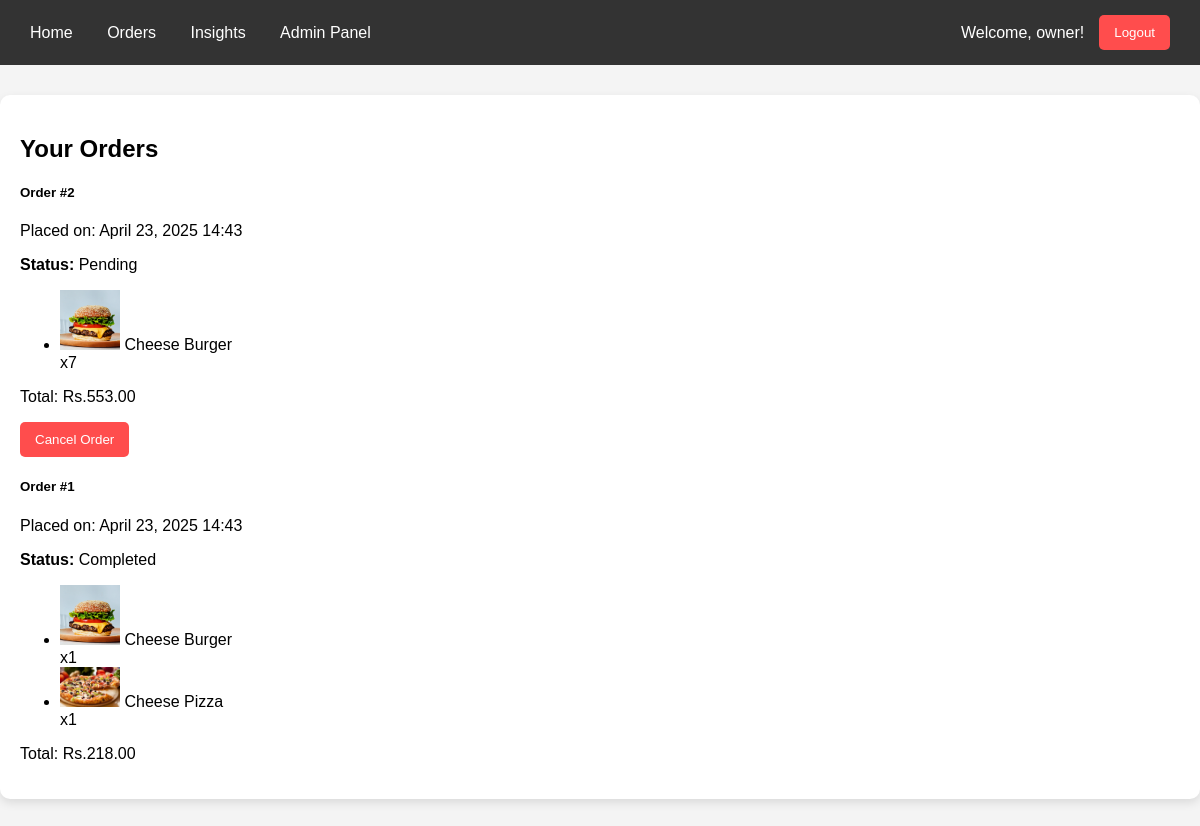
The app's page /orders/ (signed in), older data.
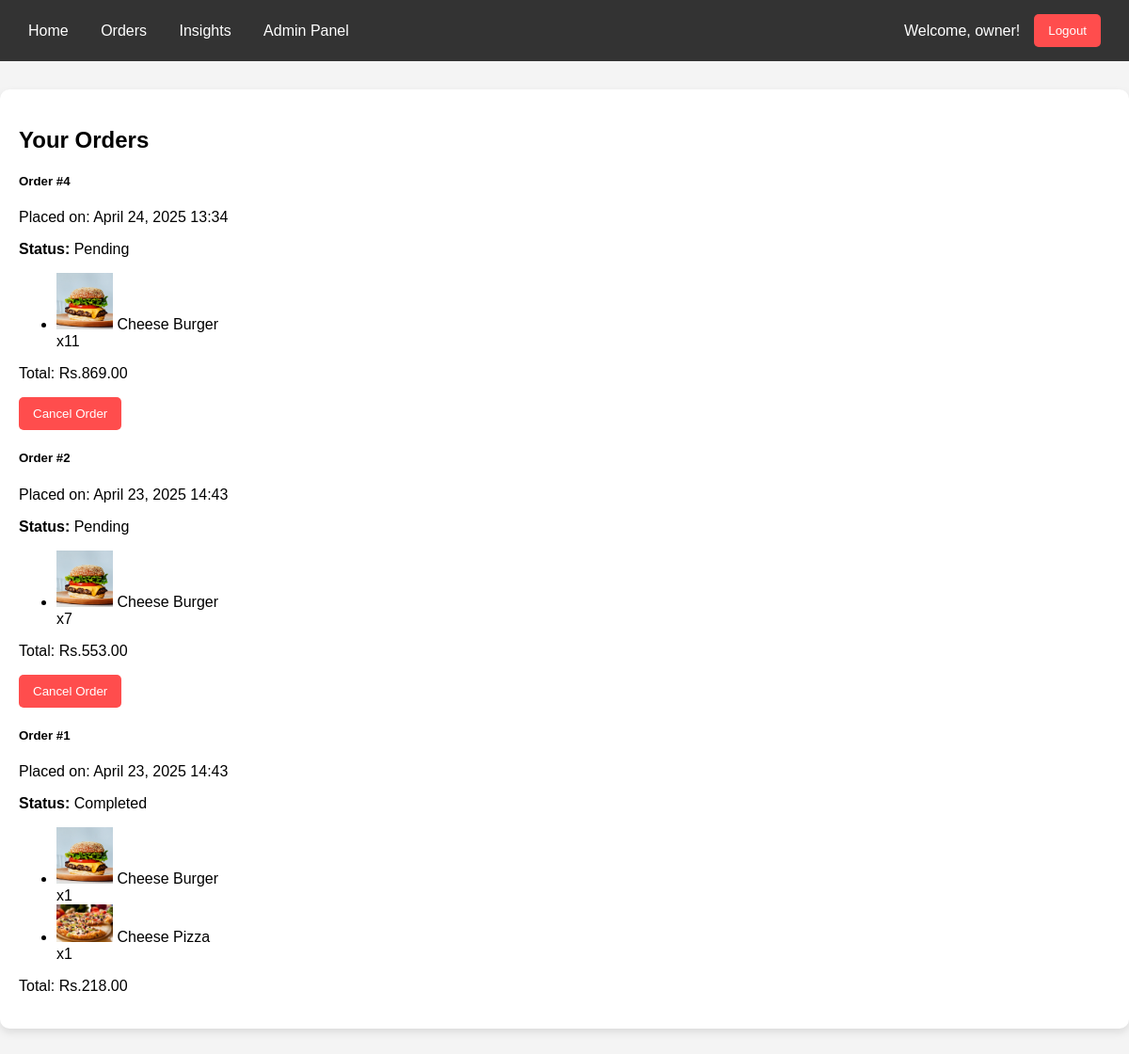
The same page, newer data.
### customer/models.py (models this page shows, shortened)
class Order(models.Model):
    STATUS_CHOICES = [
        ('Pending', 'Pending'),
        ('Completed', 'Completed'),
    ]
    customer = models.ForeignKey(User, on_delete=models.CASCADE)
    items = models.ManyToManyField(FoodItem, through="OrderItem")
    total_price = models.DecimalField(max_digits=8, decimal_places=2)
    created_at = models.DateTimeField(auto_now_add=True)
    status = models.CharField(max_length=10, choices=STATUS_CHOICES, default='Pending')

class OrderItem(models.Model):
    order = models.ForeignKey(Order, on_delete=models.CASCADE)
    food_item = models.ForeignKey(FoodItem, on_delete=models.CASCADE)
    quantity = models.PositiveIntegerField(default=1)

class FoodItem(models.Model):
    name = models.CharField(
        max_length=100,
        validators=[RegexValidator(regex=r'^[a-zA-Z0-9 ]+$', message="Invalid Name")]
    )
    description = models.TextField(blank=True)
    price = models.DecimalField(
        max_digits=6,
        decimal_places=2,
        validators=[MinValueValidator(0.01)]  #price is above 0
    )
    image = models.ImageField(upload_to="food_images/", blank=True, null=True)
    is_veg = models.BooleanField(default=True)

### customer/views.py (the view)
# urls.py: path("orders/", OrdersView.as_view(), name="orders"),
class OrdersView(LoginRequiredMixin, ListView):
    template_name = "customer/orders.html"
    context_object_name = "orders"
    def get_queryset(self):
        return Order.objects.filter(customer=self.request.user).order_by("-created_at")

### templates/customer/orders.html (shortened to what this page needs)
{% extends 'base.html' %}
{% block content %}
<div class="container mt-5">
    <h2 class="text-center mb-4">Your Orders</h2>
    {% if orders %}
        <div class="row">
            {% for order in orders %}
            <div class="col-md-6 mb-4">
                <div class="card shadow">
                    <div class="card-body">
                        <h5 class="card-title">Order #{{ order.id }}</h5>
                        <p class="text-muted">Placed on: {{ order.created_at|date:"F d, Y H:i" }}</p>
                        <p><strong>Status:</strong> <span class="badge bg-success">{{ order.status }}</span></p>
                        <ul class="list-group mb-3">
                            {% for item in order.orderitem_set.all %}
                            <li class="list-group-item d-flex justify-content-between align-items-center">
                                <div>
                                    <img src="{{ item.food_item.image.url }}" alt="{{ item.food_item.name }}" class="img-thumbnail" width="60">
                                    <span class="ms-2">{{ item.food_item.name }}</span>
                                </div>
                                <span>x{{ item.quantity }}</span>
                            </li>
                            {% endfor %}
                        </ul>
                        <p class="fw-bold">Total: Rs.{{ order.total_price }}</p>
                        {% if order.status == "Pending" %}
                        <form method="post" action="{% url 'cancel_order' order.id %}" class="d-inline">
                            <button type="submit" class="btn btn-danger btn-sm">Cancel Order</button>
                        </form>
                        {% endif %}
                    </div>
                </div>
            </div>
            {% endfor %}
        </div>
    {% else %}
        <p class="text-center text-muted">You have no orders yet.</p>
    {% endif %}
</div>
{% endblock %}

Row changes from the older to the newer data that the page shows:
added Order: id "4", created_at "April 24, 2025 13:34", status "Pending", total_price "869.00", shows "Cancel Order"
added OrderItem: food_item.image (picture), food_item.name "Cheese Burger", quantity "11", shown under "4"
